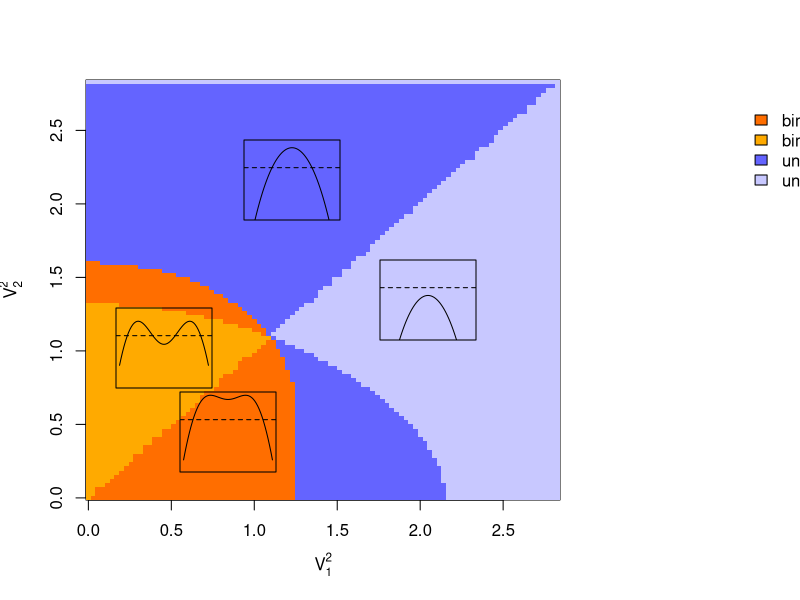

Generate this figure with R:
# Manuscript figure 2

# Variance figure single invader
# 1 is invader
# 2 is resident

## Setting the parameters
w <- 1 ## competition width
theta1 <- 8 ## width of intrinsic growth function = 1/g
theta2 <- 8
K1 <- 1 ## vector of intrinsic growth potentials #1.7 for all scenarios
K2 <- 1  #2 for all scenarios
sigma1 <- 2.5 ## vector of species trait standard deviations
sigma2 <- 2.4

#check existence in 1 species
if(K1 < sigma1^2/theta1) print("error sp1")
if(K2 < sigma2^2/theta2) print("error sp2")


## ---------------------------------------------------------------------
## Testing the bimodality inequality varying sigma1 and sigma2 (sp 1 invades sp 2 resident)
## ---------------------------------------------------------------------

#max sigma^2 should be K*theta
maxsig1 = sqrt(K1*theta1)
maxsig2 = sqrt(K2*theta2)
  
n. <- 100
sigma1.seq <- seq(0, maxsig1, length.out = n.)
sigma2.seq <- seq(0, maxsig2, length.out = n.)

ineq1 <- matrix(NA, ncol = n., nrow = n.)

for(ii in 1:n.){
	for(jj in 1:n.){
	  Omega. <- sqrt(w^2 + sigma1.seq[ii]^2 + sigma2.seq[jj]^2)
		ineq1[ii, jj] <- ifelse((K2-sigma2.seq[jj]^2/theta2) > (2*Omega.^3)/(theta2 *sqrt(w^2 + 2*sigma2.seq[jj]^2)), 2, 1) #typo need sqrt for omega_2
	}
}

## ---------------------------------------------------------------------
## Also testing the sign of fitness varying sigma1 and sigma2 (sp 1 invades sp 2 resident)
## ---------------------------------------------------------------------

ineq2 <- matrix(NA, ncol = n., nrow = n.)

#A(A) is above peaks (and valleys) and B(B) is below peaks (and valleys)

for(ii in 1:n.){
  for(jj in 1:n.){
    Omega. <- sqrt(w^2 + sigma1.seq[ii]^2 + sigma2.seq[jj]^2)
    ineq2[ii, jj] <- ifelse(
      (K2-sigma2.seq[jj]^2/theta2) > (2*Omega.^3)/(theta2 *sqrt(w^2 + 2*sigma2.seq[jj]^2)),#bimodal #typo need sqrt for omega_2
      ifelse(
        (K1-sigma1.seq[ii]^2/theta1)/(K2-sigma2.seq[jj]^2/theta2) > sqrt((w^2 + 2*sigma2.seq[jj]^2)/Omega.^2),#invades at all eq. #typo Omega^2
        "bimodal-persistence",
        ifelse(
          (K1-sigma1.seq[ii]^2/theta1) > 2*Omega.^2/theta2 * (1-log((2*Omega.^3)/(theta2 *sqrt(w^2 + 2*sigma2.seq[jj]^2)*(K2-sigma2.seq[jj]^2/theta2)))), # invades only at peaks #typo need sqrt for omega_2
          "bimodal-nearly persistence",
          "bimodal-no invasion" #no invasion
        )
      ),
      ifelse(
        (K1-sigma1.seq[ii]^2/theta1)/(K2-sigma2.seq[jj]^2/theta2) > sqrt((w^2 + 2*sigma2.seq[jj]^2)/Omega.^2), #typo Omega^2
        "unimodal-persistence", #unimodal, invades at 0
        "unimodal-no invasion" #unimodal, doesn't invade at 0
      )
    )
  }
}

# Define the mapping of categories to numbers
category_map <- c("bimodal-persistence" = 1, "bimodal-nearly persistence" = 2, "bimodal-no invasion" = 3, "unimodal-persistence" = 4, "unimodal-no invasion" = 5)

# Create a numeric version of ineq2
ineq2_numeric <- matrix(category_map[as.character(ineq2)], nrow = nrow(ineq2))

# Define the color palette
my.colors <- c("#ff6e00", "#ffaa00", "#ffc800", "#6464ff", "#c8c8ff")


### Figure 2 ####
pdf(file="1spp_bifurcation_v3.pdf", width=6, height=4.7)


# Create the image
par(mar = c(5, 4.3, 4, 12))
#par(mfrow = c(1,1))
image(sigma1.seq, sigma2.seq, ineq2_numeric, col = my.colors, xlab=expression(V[1]^2), ylab=expression(V[2]^2))

my.colors <- setNames(
  c("#ff6e00", "#ffaa00", "#ffc800", "#6464ff", "#c8c8ff"),
  names(category_map)
)
present <- intersect(
  names(category_map),
  unique(as.character(ineq2))      
)

# Add a legend for those
legend(x = "topright",inset  = c(-0.9, 0),legend = present,fill   = my.colors[present],title  = "Case",bty    = "n",bg     = NA, xpd    = TRUE
)



## ---------------------------------------------------------------------
## Example fitness functions to overlay
## ---------------------------------------------------------------------
# set up cases A, B, D, lowerright_D, E (no case C found yet)
sigma1_vec <- c(1, 0.1, 1.5, 1.5, 2.3)
sigma2_vec <- c(0.1, 1, 0.5, 2, 0.1)

z1. <- seq(-3, 3, by = 0.1)

# shared parameters list
pars_base <- list(w = w, K1 = K1, K2 = K2, theta1 = theta1, theta2 = theta2)


# Define the function
r. <- function(z1, pars){
    # read in the parameters
    sigma1 <- pars$sigma1
    sigma2 <- pars$sigma2
    w <- pars$w
    K1 <- pars$K1
    K2 <- pars$K2
    theta1 <- pars$theta1
    theta2 <- pars$theta2

    # Calculations
    n.EQ1 <- 0 # We want this one to be zero
    n.EQ2 <- sqrt(1 + 2*sigma2^2/w^2)*(K2 - (1/theta2)*sigma2^2)
    Omega. <- sqrt(w^2 + sigma1^2 + sigma2^2) 

    dz <- z1-0
    b1 <- K1 - (z1^2 + sigma1^2)/theta1
    alpha1.0 <- 1*w/sqrt(sigma1^2+sigma1^2+w^2)
    alpha.inter <- exp(-dz^2/(2*(sigma1^2+sigma2^2+w^2)))*w/sqrt(sigma1^2+sigma2^2+w^2) 

    out. <- b1 - alpha1.0*n.EQ1 - alpha.inter*n.EQ2
    return(out.)
}

# --- Case A inset (shifted left by 0.05) ---
par(fig = c(0.2, 0.37, 0.18, 0.38), new = TRUE, mar = c(1, 1, 1, 1))
pars <- modifyList(pars_base, list(sigma1 = sigma1_vec[1], sigma2 = sigma2_vec[1]))
plot(z1., r.(z1., pars), type='l', xaxt='n', yaxt='n', xlab='', ylab='', ylim=c(-0.4,0.2))
abline(h=0, lty=2)

# --- Case B inset ---
par(fig = c(0.12, 0.29, 0.32, 0.52), new = TRUE, mar = c(1, 1, 1, 1))
pars <- modifyList(pars_base, list(sigma1 = sigma1_vec[2], sigma2 = sigma2_vec[2]))
plot(z1., r.(z1., pars), type='l', xaxt='n', yaxt='n', xlab='', ylab='', ylim=c(-0.4,0.2))
abline(h=0, lty=2)

# --- Case D inset ---
par(fig = c(0.28, 0.45, 0.60, 0.80), new = TRUE, mar = c(1, 1, 1, 1))
pars <- modifyList(pars_base, list(sigma1 = sigma1_vec[4], sigma2 = sigma2_vec[4]))
plot(z1., r.(z1., pars), type='l', xaxt='n', yaxt='n', xlab='', ylab='', ylim=c(-0.4,0.2))
abline(h=0, lty=2)

# --- Case E inset ---
par(fig = c(0.45, 0.62, 0.40, 0.60), new = TRUE, mar = c(1, 1, 1, 1))
pars <- modifyList(pars_base, list(sigma1 = sigma1_vec[5], sigma2 = sigma2_vec[5]))
plot(z1., r.(z1., pars), type='l', xaxt='n', yaxt='n', xlab='', ylab='', ylim=c(-0.4,0.2))
abline(h=0, lty=2)


dev.off()
